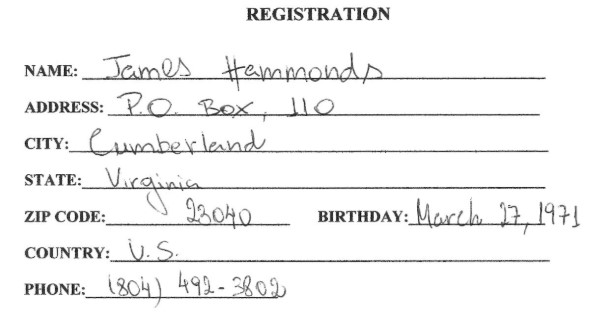
#> input picture Project_v2/document.jpg, 615 x 335 px
$ jupyter execute --allow-errors try2.ipynb
#> lines starting #> are read from the running program, lines starting #| are printed output that depends on the picture; after the words box and inside, x2 and y2 are one past the last pixel; in counts of white or black regions, pixels touching at a corner belong together
[cell 1]
import cv2
import numpy as np
from skimage.filters import threshold_otsu
from skimage.morphology import binary_opening, binary_closing, disk
from skimage.measure import label, regionprops
import matplotlib.pyplot as plt

[cell 2]
image= cv2.imread('document.jpg',0)
#> image is the input picture: shape (335, 615); min 17, max 255, mean 244
# use gaussian filter to smooth the image
binary= cv2.GaussianBlur(image,(3,3),10)
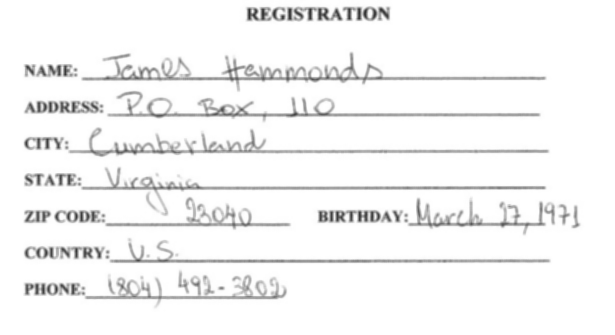
#> binary: shape (335, 615); min 46, max 255, mean 244
thresh = threshold_otsu(image)
#> thresh = 182
binary = image > thresh
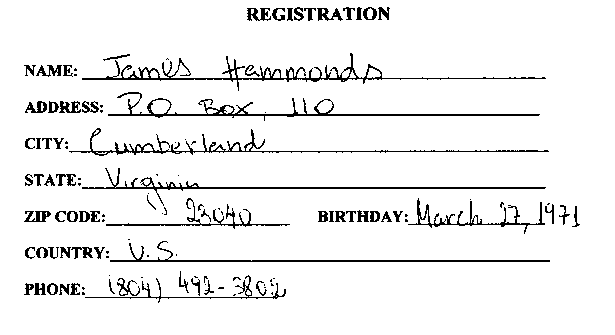
#> binary: shape (335, 615) bool; 93.7% white; black in thin lines or dots, all inside (x1, y1, x2, y2) = (24, 7, 580, 303)

# convert binary image to uint8 with 255 as white and 0 as black
binary = binary.astype(np.uint8)*255

# show the image
plt.imshow(binary, cmap='gray')
plt.show()

# invert the image
binary_inv = cv2.bitwise_not(binary)

horizontal_kernel = cv2.getStructuringElement(cv2.MORPH_RECT, (50, 1))
detected_lines = cv2.morphologyEx(binary_inv, cv2.MORPH_OPEN,
horizontal_kernel, iterations=1)
#> detected_lines: shape (335, 615); 2% white in thin lines or dots, all inside (x1, y1, x2, y2) = (70, 78, 551, 298)
plt.imshow(detected_lines, cmap='gray')
plt.axis('off')
plt.show()

# dialate the detected lines
detected_lines = cv2.dilate(detected_lines, np.ones((3,2)), iterations=1)
#> detected_lines: shape (335, 615); 4.8% white; 8 white regions, largest, box (x1, y1, x2, y2) and area: (83, 186, 548, 190) 1825, (111, 259, 552, 263) 1764, (109, 113, 542, 117) 1731

# show the image
plt.imshow(detected_lines, cmap='gray')
plt.show()


# [12 lines of commented-out code are left out]

detected_lines= cv2.GaussianBlur(detected_lines,(3,3),10)
detected_lines_inv = cv2.bitwise_not(detected_lines)

binary= cv2.bitwise_or(binary,detected_lines)

# show the image
plt.imshow(binary, cmap='gray')
plt.show()


# use closing to remove small holes
kernel = np.ones((5,5),np.uint8)
closing = cv2.morphologyEx(binary, cv2.MORPH_CLOSE, kernel)
#> closing: shape (335, 615); every value is 255

# show the image
plt.imshow(closing, cmap='gray')
plt.show()
# [7 lines of commented-out code are left out]

newimg= cv2.inpaint(image,detected_lines,2,cv2.INPAINT_TELEA)
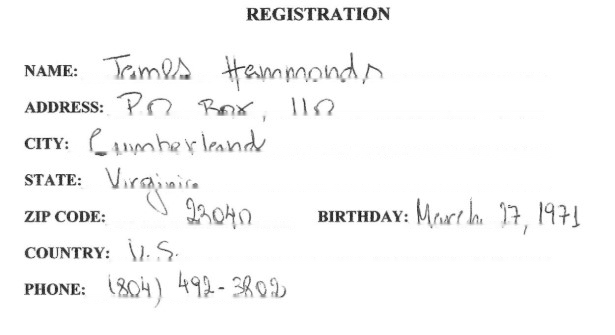
#> newimg: shape (335, 615); min 17, max 255, mean 247.8
plt.imshow(newimg, cmap='gray',)
plt.title('Inpainted Image')
plt.show()

# use thresholding to get binary image
thresh = threshold_otsu(newimg)
#> thresh = 186
binary = newimg > thresh
#> binary: shape (335, 615) bool; 95.9% white; black in thin lines or dots, all inside (x1, y1, x2, y2) = (24, 7, 580, 305)


# convert binary image to uint8 with 255 as white and 0 as black
binary = binary.astype(np.uint8)*255

binary_inv= cv2.bitwise_not(binary)


binary= cv2.GaussianBlur(binary,(3,3),100)

# show the image
plt.imshow(binary, cmap='gray')
plt.show()

[cell 3]
img = cv2.imread(r'document.jpg')
gray = cv2.cvtColor(img, cv2.COLOR_BGR2GRAY)

# Remove horizontal lines
thresh = cv2.threshold(gray, 0, 255, cv2.THRESH_BINARY_INV + cv2.THRESH_OTSU)[1]
print(thresh)
#> (printed output is left out)
horizontal_kernel = cv2.getStructuringElement(cv2.MORPH_RECT, (25,1))

# Using morph close to get lines outside the drawing
remove_horizontal = cv2.morphologyEx(thresh, cv2.MORPH_CLOSE, horizontal_kernel, iterations=3)
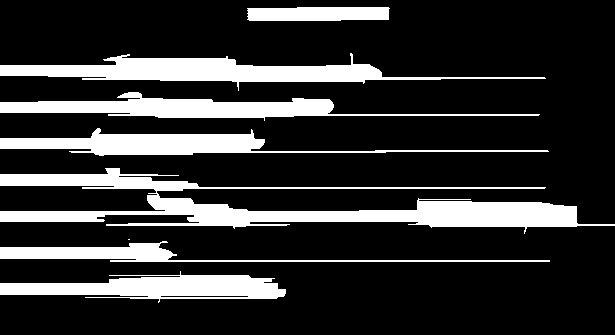
#> remove_horizontal: shape (335, 615); 19.6% white; 8 white regions (1 under 20 px)
cnts = cv2.findContours(remove_horizontal, cv2.RETR_EXTERNAL, cv2.CHAIN_APPROX_SIMPLE)
#> cnts = 8 contours, 1 with area under 20; largest, box (x1, y1, x2, y2) and area: (0, 168, 615, 234) 11202, (0, 53, 546, 91) 6366, (0, 92, 540, 121) 4979, (0, 271, 286, 303) 4703, (0, 128, 549, 156) 4471, (0, 241, 550, 262) 2482, (247, 7, 390, 21) 1728
cnts = cnts[0] if len(cnts) == 2 else cnts[1]
mask = np.zeros(gray.shape, np.uint8)
for c in cnts:
    cv2.drawContours(mask, [c], -1, (255,255,255),2)
#> this loop made 8 passes
#> c on pass 3: [[128, 239], [129, 239]]
#> mask: shape (335, 615); 11.3% white; 8 white regions (1 under 20 px), largest, box (x1, y1, x2, y2) and area: (0, 167, 615, 235) 7795, (0, 52, 547, 92) 3379, (0, 91, 541, 122) 3160

# First inpaint
img_dst = cv2.inpaint(img, mask, 3, cv2.INPAINT_TELEA)

gray_dst = cv2.cvtColor(img_dst, cv2.COLOR_BGR2GRAY)
edges = cv2.Canny(gray_dst, 50, 150, apertureSize = 3)
#> edges: shape (335, 615); 3.9% white in thin lines or dots, all inside (x1, y1, x2, y2) = (24, 7, 576, 308)
horizontal_kernel = cv2.getStructuringElement(cv2.MORPH_RECT, (15,1))

# Using morph open to get lines inside the drawing
opening = cv2.morphologyEx(edges, cv2.MORPH_OPEN, horizontal_kernel)
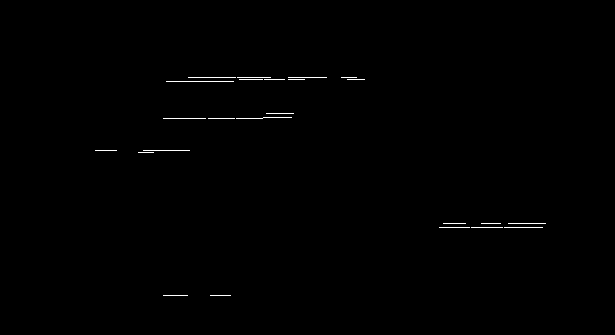
#> opening: shape (335, 615); 0.37% white in thin lines or dots, all inside (x1, y1, x2, y2) = (95, 77, 546, 296)
cnts = cv2.findContours(opening, cv2.RETR_EXTERNAL, cv2.CHAIN_APPROX_SIMPLE)
#> cnts = 24 contours, all with area under 20
cnts = cnts[0] if len(cnts) == 2 else cnts[1]
mask = np.uint8(img_dst)
mask = np.zeros(gray_dst.shape, np.uint8)
for c in cnts:
    cv2.drawContours(mask, [c], -1, (255,255,255),2)
#> this loop made 24 passes
#> c on passes 1 to 12: [[210, 295], [230, 295]], [[163, 295], [187, 295]], [[504, 227], [542, 227]], [[471, 227], [502, 227]], [[439, 227], [469, 227]], [[508, 223], [545, 223]], [[481, 223], [500, 223]], [[443, 223], [465, 223]], [[138, 152], [153, 152]], [[143, 150], [189, 150]], [[95, 150], [116, 150]], [[208, 118], [234, 118]]
#> mask: shape (335, 615); 1.1% white; 14 white regions, largest, box (x1, y1, x2, y2) and area: (162, 116, 293, 120) 385, (187, 76, 286, 81) 356, (438, 226, 544, 229) 310

# Second inpaint
img2_dst = cv2.inpaint(img_dst, mask, 3, cv2.INPAINT_TELEA)

cv2.imshow('img2_dst', img2_dst)
cv2.waitKey()
cv2.destroyAllWindows()

[cell 4]
# Read image
image = cv2.imread('document.jpg')
image=cv2.GaussianBlur(image,(3,3),10)
#> image: shape (335, 615, 3)
mask = np.zeros((image.shape[0], image.shape[1]), dtype=np.uint8)

# Convert image to grayscale
gray = cv2.cvtColor(image,cv2.COLOR_BGR2GRAY)

# Use canny edge detection
edges = cv2.Canny(gray,50,150,apertureSize=3)
#> edges: shape (335, 615); 6.6% white in thin lines or dots, all inside (x1, y1, x2, y2) = (24, 6, 580, 309)

# show the edges
plt.imshow(edges, cmap='gray')
plt.show()

binary_inv = cv2.bitwise_not(image)
#> binary_inv: shape (335, 615, 3)

horizontal_kernel = cv2.getStructuringElement(cv2.MORPH_RECT, (50, 1))
detected_lines = cv2.morphologyEx(binary_inv, cv2.MORPH_OPEN,
horizontal_kernel, iterations=1)
#> detected_lines: shape (335, 615, 3)
plt.imshow(detected_lines, cmap='gray')
plt.axis('off')
plt.show()

# dialate the detected lines
detected_lines = cv2.dilate(detected_lines, np.ones((3,2)), iterations=1)
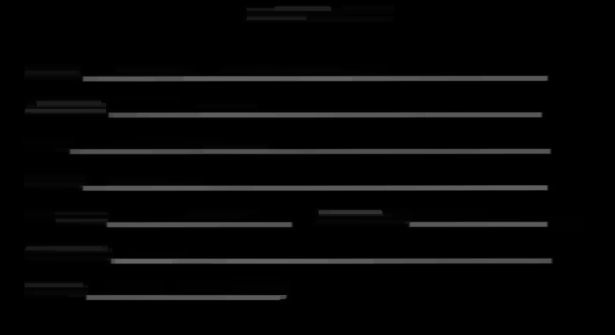
#> detected_lines: shape (335, 615, 3); min 0, max 101, mean 6.8

# show the image
plt.imshow(detected_lines, cmap='gray')
plt.show()


# [24 lines of commented-out code are left out]

#> (the rest of this cell did not finish here and is left out)

[cell 5]
import cv2
import numpy as np

def show(imgs, win="Image", scale=1):
    imgs = [cv2.cvtColor(img, cv2.COLOR_GRAY2BGR) \
            if len(img.shape) == 2 \
            else img for img in imgs]
    img_concat = np.concatenate(imgs, 1)
    h, w = img_concat.shape[:2]
    cv2.imshow(win, cv2.resize(img_concat, (int(w * scale), int(h * scale))))

d = {"Hue Min": (0, 179),
     "Hue Max": (116, 179),
     "Sat Min": (0, 255),
     "Sat Max": (30, 255),
     "Val Min": (160, 255),
     "Val Max": (253, 255),
     "k1": (31, 50),
     "k2": (31, 50),
     "sigma": (10, 20)}

img = cv2.imread(r"input.jpg")
cv2.namedWindow("Track Bars")
for i in d:
    cv2.createTrackbar(i, "Track Bars", *d[i], id)

img = cv2.imread("document.jpg")

img_hsv = cv2.cvtColor(img, cv2.COLOR_BGR2HSV)
#> img_hsv: shape (335, 615, 3); mean H, S, V 0, 0, 244
while True:
    h_min, h_max, s_min, s_max, v_min, v_max, k1, k2, s = (cv2.getTrackbarPos(i, "Track Bars") for i in d)
#> h_min = 0; h_max = 116; s_min = 0; s_max = 30; v_min = 160; v_max = 253; k1 = 31; k2 = 31; s = 10
    lower = np.array([h_min, s_min, v_min])
#> lower = [0, 0, 160]
    upper = np.array([h_max, s_max, v_max])
#> upper = [116, 30, 253]
    mask = cv2.inRange(img_hsv, lower, upper)
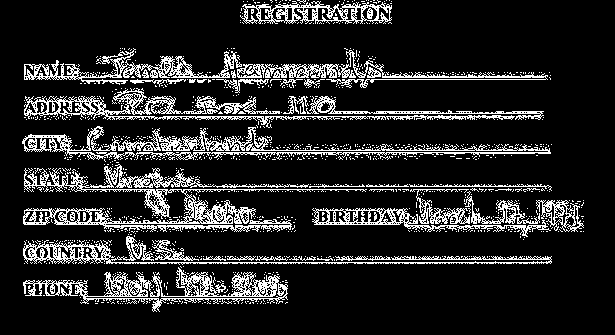
#> mask: shape (335, 615); 14.8% white in thin lines or dots, all inside (x1, y1, x2, y2) = (22, 0, 584, 312)
    mask = cv2.erode(mask, np.ones((3, 3)))
#> mask: shape (335, 615); 0.31% white in thin lines or dots, all inside (x1, y1, x2, y2) = (23, 5, 559, 308)
    k1, k2 = k1 // 2 * 2 + 1, k2 // 2 * 2 + 1
    img_blurred = cv2.GaussianBlur(img, (k1, k2), s)
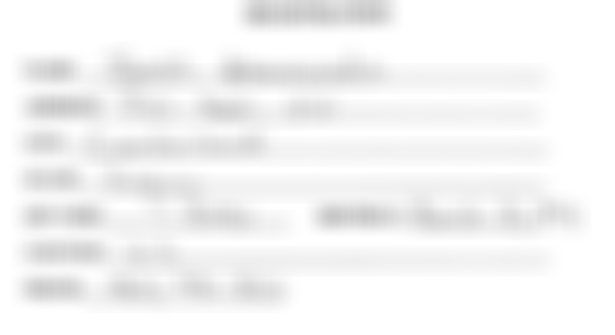
#> img_blurred: shape (335, 615, 3); min 196, max 255, mean 244
    result = img_blurred.copy()
    result[mask == 0] = img[mask == 0]
    show([img, mask], "Window 1", 0.5) # Show original image & mask
#> in show, `imgs = [cv2.cvtColor(img, cv2.COLOR_GRAY2BGR) \ if len(img.shape) == 2..`: imgs = 2 items
#> in show, `cv2.imshow(win, cv2.resize(img_concat, (int(w * scale), int(h * scale)..`:
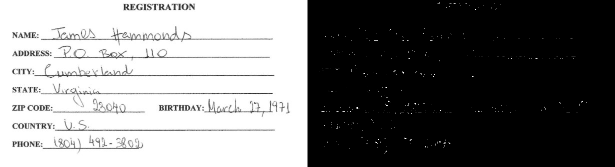
#> window 'Window 1': shape (167, 615, 3); min 0, max 255, mean 122.3
    show([img_blurred, result], "Window 2", 0.5) # Show blurred image & result
#> call 2 of show, with win = 'Window 2', scale = 0.5
#> in show (call 2), `cv2.imshow(win, cv2.resize(img_concat, (int(w * scale), int(h * scale)..`:
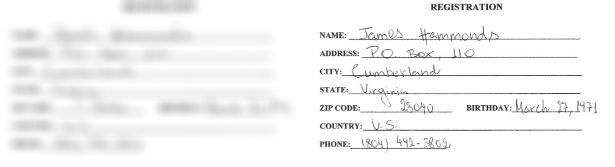
#> window 'Window 2': shape (167, 615, 3); min 38, max 255, mean 243.9
    if cv2.waitKey(1) & 0xFF == ord("q"):
#> (key q is pressed here)
        break
